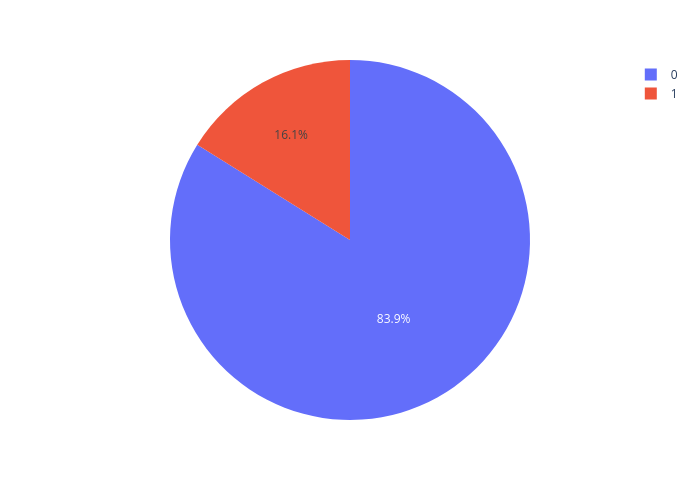

Here is the notebook cell this chart was saved with:
### Code cell
fig = px.pie(df, names="Attrition")
fig.update_layout(width=700, height=500)

### Figure 1 — Plotly figure (JSON) as saved in the notebook; plotly's stock layout.template omitted (floating-point values rounded to 4 significant figures; data arrays with more than 128 entries replaced by an {"elided": "..."} marker saying what was removed)
{"data": [{"domain": {"x": [0, 1], "y": [0, 1]}, "hovertemplate": "Attrition=%{label}<extra></extra>", "labels": {"elided": "1470 int values"}, "legendgroup": "", "name": "", "showlegend": true, "type": "pie"}], "layout": {"height": 500, "legend": {"tracegroupgap": 0}, "margin": {"t": 60}, "width": 700}}
